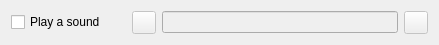
<?xml version="1.0" encoding="UTF-8"?>
<ui version="4.0">
 <class>QtMultimediaNotificationConfigWidget</class>
 <widget class="QWidget" name="QtMultimediaNotificationConfigWidget">
  <property name="geometry">
   <rect>
    <x>0</x>
    <y>0</y>
    <width>439</width>
    <height>36</height>
   </rect>
  </property>
  <property name="windowTitle">
   <string>Form</string>
  </property>
  <layout class="QHBoxLayout" name="horizontalLayout">
   <item>
    <widget class="QCheckBox" name="enabled">
     <property name="text">
      <string>Play a sound</string>
     </property>
    </widget>
   </item>
   <item>
    <spacer name="horizontalSpacer">
     <property name="orientation">
      <enum>Qt::Horizontal</enum>
     </property>
     <property name="sizeType">
      <enum>QSizePolicy::Fixed</enum>
     </property>
     <property name="sizeHint" stdset="0">
      <size>
       <width>20</width>
       <height>20</height>
      </size>
     </property>
    </spacer>
   </item>
   <item>
    <widget class="QToolButton" name="play">
     <property name="enabled">
      <bool>false</bool>
     </property>
     <property name="toolTip">
      <string>Prelisten to the selected sound</string>
     </property>
     <property name="text">
      <string/>
     </property>
    </widget>
   </item>
   <item>
    <widget class="QLineEdit" name="filename">
     <property name="enabled">
      <bool>false</bool>
     </property>
     <property name="toolTip">
      <string>Select the sound file to play</string>
     </property>
    </widget>
   </item>
   <item>
    <widget class="QToolButton" name="open">
     <property name="enabled">
      <bool>false</bool>
     </property>
     <property name="toolTip">
      <string>Select the sound file to play</string>
     </property>
     <property name="text">
      <string/>
     </property>
    </widget>
   </item>
  </layout>
 </widget>
 <resources/>
 <connections>
  <connection>
   <sender>enabled</sender>
   <signal>toggled(bool)</signal>
   <receiver>filename</receiver>
   <slot>setEnabled(bool)</slot>
   <hints>
    <hint type="sourcelabel">
     <x>59</x>
     <y>15</y>
    </hint>
    <hint type="destinationlabel">
     <x>246</x>
     <y>20</y>
    </hint>
   </hints>
  </connection>
  <connection>
   <sender>enabled</sender>
   <signal>toggled(bool)</signal>
   <receiver>open</receiver>
   <slot>setEnabled(bool)</slot>
   <hints>
    <hint type="sourcelabel">
     <x>89</x>
     <y>18</y>
    </hint>
    <hint type="destinationlabel">
     <x>426</x>
     <y>22</y>
    </hint>
   </hints>
  </connection>
 </connections>
</ui>
